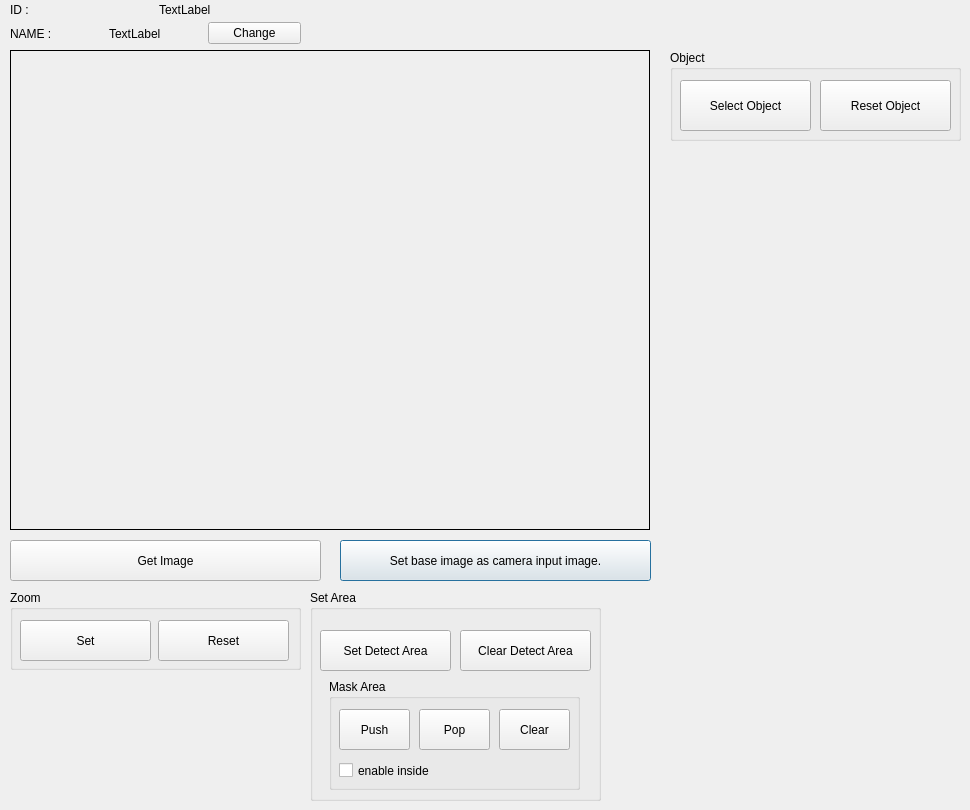
<?xml version="1.0" encoding="UTF-8"?>
<ui version="4.0">
 <class>DialogSetDetectPlane</class>
 <widget class="QDialog" name="DialogSetDetectPlane">
  <property name="geometry">
   <rect>
    <x>0</x>
    <y>0</y>
    <width>970</width>
    <height>810</height>
   </rect>
  </property>
  <property name="windowTitle">
   <string>Dialog</string>
  </property>
  <widget class="QLabel" name="label_image">
   <property name="geometry">
    <rect>
     <x>10</x>
     <y>50</y>
     <width>640</width>
     <height>480</height>
    </rect>
   </property>
   <property name="mouseTracking">
    <bool>true</bool>
   </property>
   <property name="frameShape">
    <enum>QFrame::Box</enum>
   </property>
   <property name="text">
    <string/>
   </property>
  </widget>
  <widget class="QWidget" name="layoutWidget">
   <property name="geometry">
    <rect>
     <x>10</x>
     <y>0</y>
     <width>291</width>
     <height>19</height>
    </rect>
   </property>
   <layout class="QHBoxLayout" name="horizontalLayout_2">
    <item>
     <widget class="QLabel" name="label">
      <property name="text">
       <string>ID : </string>
      </property>
     </widget>
    </item>
    <item>
     <widget class="QLabel" name="label_id">
      <property name="text">
       <string>TextLabel</string>
      </property>
     </widget>
    </item>
   </layout>
  </widget>
  <widget class="QPushButton" name="pushButton_set_base_image">
   <property name="geometry">
    <rect>
     <x>340</x>
     <y>540</y>
     <width>311</width>
     <height>41</height>
    </rect>
   </property>
   <property name="text">
    <string>Set base image as camera input image.</string>
   </property>
  </widget>
  <widget class="QLabel" name="label_image_bg">
   <property name="geometry">
    <rect>
     <x>10</x>
     <y>50</y>
     <width>640</width>
     <height>480</height>
    </rect>
   </property>
   <property name="mouseTracking">
    <bool>true</bool>
   </property>
   <property name="frameShape">
    <enum>QFrame::Box</enum>
   </property>
   <property name="text">
    <string/>
   </property>
  </widget>
  <widget class="QGroupBox" name="groupBox_3">
   <property name="geometry">
    <rect>
     <x>10</x>
     <y>590</y>
     <width>291</width>
     <height>80</height>
    </rect>
   </property>
   <property name="title">
    <string>Zoom</string>
   </property>
   <widget class="QPushButton" name="pushButton_zoom_set">
    <property name="geometry">
     <rect>
      <x>10</x>
      <y>30</y>
      <width>131</width>
      <height>41</height>
     </rect>
    </property>
    <property name="text">
     <string>Set</string>
    </property>
   </widget>
   <widget class="QPushButton" name="pushButton_zoom_reset">
    <property name="geometry">
     <rect>
      <x>148</x>
      <y>30</y>
      <width>131</width>
      <height>41</height>
     </rect>
    </property>
    <property name="text">
     <string>Reset</string>
    </property>
   </widget>
  </widget>
  <widget class="QGroupBox" name="groupBox">
   <property name="geometry">
    <rect>
     <x>310</x>
     <y>590</y>
     <width>291</width>
     <height>211</height>
    </rect>
   </property>
   <property name="title">
    <string>Set Area</string>
   </property>
   <widget class="QPushButton" name="pushButton_set_detect_area">
    <property name="geometry">
     <rect>
      <x>10</x>
      <y>40</y>
      <width>131</width>
      <height>41</height>
     </rect>
    </property>
    <property name="text">
     <string>Set Detect Area</string>
    </property>
   </widget>
   <widget class="QGroupBox" name="groupBox_2">
    <property name="geometry">
     <rect>
      <x>19</x>
      <y>89</y>
      <width>251</width>
      <height>111</height>
     </rect>
    </property>
    <property name="title">
     <string>Mask Area</string>
    </property>
    <widget class="QPushButton" name="pushButton_mask_push">
     <property name="geometry">
      <rect>
       <x>10</x>
       <y>30</y>
       <width>71</width>
       <height>41</height>
      </rect>
     </property>
     <property name="text">
      <string>Push</string>
     </property>
    </widget>
    <widget class="QPushButton" name="pushButton_mask_pop">
     <property name="geometry">
      <rect>
       <x>90</x>
       <y>30</y>
       <width>71</width>
       <height>41</height>
      </rect>
     </property>
     <property name="text">
      <string>Pop</string>
     </property>
    </widget>
    <widget class="QPushButton" name="pushButton_mask_clear">
     <property name="geometry">
      <rect>
       <x>170</x>
       <y>30</y>
       <width>71</width>
       <height>41</height>
      </rect>
     </property>
     <property name="text">
      <string>Clear</string>
     </property>
    </widget>
    <widget class="QCheckBox" name="checkBox_mask_enable_inside">
     <property name="geometry">
      <rect>
       <x>10</x>
       <y>80</y>
       <width>231</width>
       <height>23</height>
      </rect>
     </property>
     <property name="text">
      <string>enable inside</string>
     </property>
     <property name="checked">
      <bool>false</bool>
     </property>
    </widget>
   </widget>
   <widget class="QPushButton" name="pushButton_clear_detect_area">
    <property name="geometry">
     <rect>
      <x>150</x>
      <y>40</y>
      <width>131</width>
      <height>41</height>
     </rect>
    </property>
    <property name="text">
     <string>Clear Detect Area</string>
    </property>
   </widget>
  </widget>
  <widget class="QWidget" name="layoutWidget_2">
   <property name="geometry">
    <rect>
     <x>10</x>
     <y>20</y>
     <width>291</width>
     <height>27</height>
    </rect>
   </property>
   <layout class="QHBoxLayout" name="horizontalLayout">
    <item>
     <widget class="QLabel" name="label_5">
      <property name="text">
       <string>NAME : </string>
      </property>
     </widget>
    </item>
    <item>
     <widget class="QLabel" name="label_name">
      <property name="text">
       <string>TextLabel</string>
      </property>
     </widget>
    </item>
    <item>
     <widget class="QPushButton" name="pushButton_name_change">
      <property name="text">
       <string>Change</string>
      </property>
     </widget>
    </item>
   </layout>
  </widget>
  <widget class="QPushButton" name="pushButton_get_base_image">
   <property name="geometry">
    <rect>
     <x>10</x>
     <y>540</y>
     <width>311</width>
     <height>41</height>
    </rect>
   </property>
   <property name="text">
    <string>Get Image</string>
   </property>
  </widget>
  <widget class="QGroupBox" name="groupBox_5">
   <property name="geometry">
    <rect>
     <x>670</x>
     <y>50</y>
     <width>291</width>
     <height>91</height>
    </rect>
   </property>
   <property name="title">
    <string>Object</string>
   </property>
   <widget class="QPushButton" name="pushButton_select_object">
    <property name="geometry">
     <rect>
      <x>10</x>
      <y>30</y>
      <width>131</width>
      <height>51</height>
     </rect>
    </property>
    <property name="text">
     <string>Select Object</string>
    </property>
   </widget>
   <widget class="QPushButton" name="pushButton_reset_object">
    <property name="geometry">
     <rect>
      <x>150</x>
      <y>30</y>
      <width>131</width>
      <height>51</height>
     </rect>
    </property>
    <property name="text">
     <string>Reset Object</string>
    </property>
   </widget>
  </widget>
  <zorder>label_image_bg</zorder>
  <zorder>label_image</zorder>
  <zorder>layoutWidget</zorder>
  <zorder>pushButton_set_base_image</zorder>
  <zorder>groupBox_3</zorder>
  <zorder>groupBox</zorder>
  <zorder>layoutWidget_2</zorder>
  <zorder>pushButton_get_base_image</zorder>
  <zorder>groupBox_5</zorder>
 </widget>
 <resources/>
 <connections/>
</ui>
